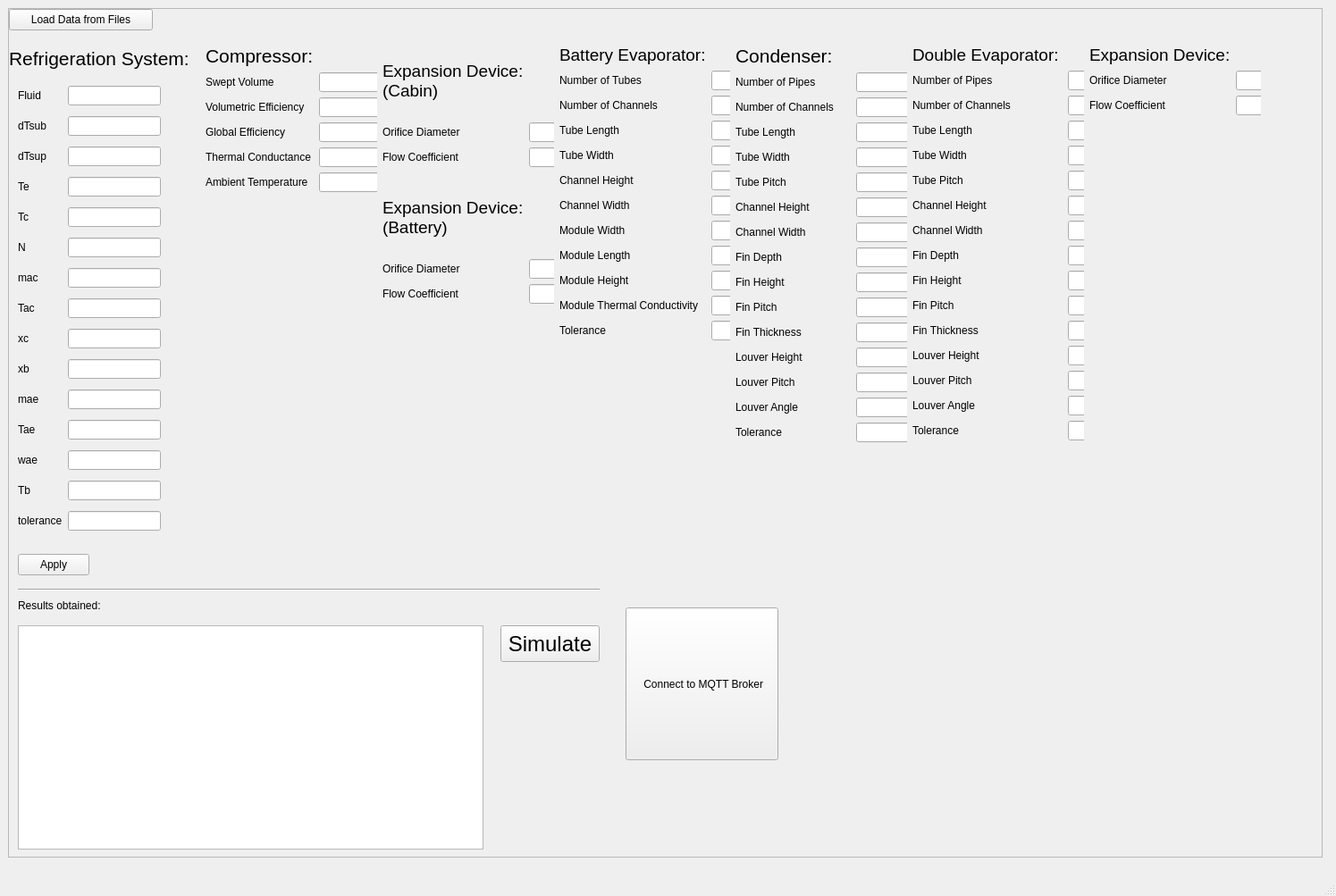
<?xml version="1.0" encoding="UTF-8"?>
<ui version="4.0">
 <class>MainWindow</class>
 <widget class="QMainWindow" name="MainWindow">
  <property name="geometry">
   <rect>
    <x>0</x>
    <y>0</y>
    <width>1495</width>
    <height>1003</height>
   </rect>
  </property>
  <property name="windowTitle">
   <string>MainWindow</string>
  </property>
  <widget class="QWidget" name="centralwidget">
   <widget class="QScrollArea" name="scrollArea">
    <property name="geometry">
     <rect>
      <x>9</x>
      <y>9</y>
      <width>1471</width>
      <height>951</height>
     </rect>
    </property>
    <property name="widgetResizable">
     <bool>true</bool>
    </property>
    <widget class="QWidget" name="scrollAreaWidgetContents">
     <property name="geometry">
      <rect>
       <x>0</x>
       <y>0</y>
       <width>1469</width>
       <height>949</height>
      </rect>
     </property>
     <widget class="QTextEdit" name="resultado">
      <property name="geometry">
       <rect>
        <x>10</x>
        <y>690</y>
        <width>521</width>
        <height>251</height>
       </rect>
      </property>
      <property name="readOnly">
       <bool>true</bool>
      </property>
     </widget>
     <widget class="QLabel" name="label">
      <property name="geometry">
       <rect>
        <x>10</x>
        <y>660</y>
        <width>111</width>
        <height>16</height>
       </rect>
      </property>
      <property name="text">
       <string>Results obtained:</string>
      </property>
     </widget>
     <widget class="QLabel" name="label_17">
      <property name="geometry">
       <rect>
        <x>0</x>
        <y>40</y>
        <width>201</width>
        <height>31</height>
       </rect>
      </property>
      <property name="font">
       <font>
        <pointsize>16</pointsize>
       </font>
      </property>
      <property name="text">
       <string>Refrigeration System:</string>
      </property>
     </widget>
     <widget class="QPushButton" name="simulate">
      <property name="geometry">
       <rect>
        <x>550</x>
        <y>690</y>
        <width>111</width>
        <height>41</height>
       </rect>
      </property>
      <property name="font">
       <font>
        <pointsize>18</pointsize>
       </font>
      </property>
      <property name="text">
       <string>Simulate</string>
      </property>
     </widget>
     <widget class="Line" name="line">
      <property name="geometry">
       <rect>
        <x>10</x>
        <y>640</y>
        <width>651</width>
        <height>21</height>
       </rect>
      </property>
      <property name="orientation">
       <enum>Qt::Orientation::Horizontal</enum>
      </property>
     </widget>
     <widget class="QPushButton" name="apply_data_changes">
      <property name="geometry">
       <rect>
        <x>10</x>
        <y>610</y>
        <width>80</width>
        <height>24</height>
       </rect>
      </property>
      <property name="text">
       <string>Apply</string>
      </property>
     </widget>
     <widget class="QPushButton" name="loadData">
      <property name="geometry">
       <rect>
        <x>0</x>
        <y>0</y>
        <width>161</width>
        <height>24</height>
       </rect>
      </property>
      <property name="text">
       <string>Load Data from Files</string>
      </property>
     </widget>
     <widget class="QWidget" name="gridLayoutWidget">
      <property name="geometry">
       <rect>
        <x>10</x>
        <y>80</y>
        <width>160</width>
        <height>521</height>
       </rect>
      </property>
      <layout class="QGridLayout" name="gridLayout">
       <item row="5" column="0">
        <widget class="QLabel" name="label_7">
         <property name="text">
          <string>N</string>
         </property>
        </widget>
       </item>
       <item row="4" column="1">
        <widget class="QLineEdit" name="refsystem_tc">
         <property name="inputMask">
          <string/>
         </property>
        </widget>
       </item>
       <item row="7" column="0">
        <widget class="QLabel" name="label_9">
         <property name="text">
          <string>Tac</string>
         </property>
        </widget>
       </item>
       <item row="13" column="1">
        <widget class="QLineEdit" name="refsystem_tb"/>
       </item>
       <item row="1" column="0">
        <widget class="QLabel" name="label_3">
         <property name="text">
          <string>dTsub</string>
         </property>
        </widget>
       </item>
       <item row="2" column="1">
        <widget class="QLineEdit" name="refsystem_dtsup">
         <property name="inputMask">
          <string/>
         </property>
        </widget>
       </item>
       <item row="6" column="0">
        <widget class="QLabel" name="label_8">
         <property name="text">
          <string>mac</string>
         </property>
        </widget>
       </item>
       <item row="8" column="0">
        <widget class="QLabel" name="label_10">
         <property name="text">
          <string>xc</string>
         </property>
        </widget>
       </item>
       <item row="11" column="0">
        <widget class="QLabel" name="label_13">
         <property name="text">
          <string>Tae</string>
         </property>
        </widget>
       </item>
       <item row="10" column="1">
        <widget class="QLineEdit" name="refsystem_mae"/>
       </item>
       <item row="4" column="0">
        <widget class="QLabel" name="label_6">
         <property name="text">
          <string>Tc</string>
         </property>
        </widget>
       </item>
       <item row="14" column="0">
        <widget class="QLabel" name="label_16">
         <property name="text">
          <string>tolerance</string>
         </property>
        </widget>
       </item>
       <item row="8" column="1">
        <widget class="QLineEdit" name="refsystem_xc"/>
       </item>
       <item row="6" column="1">
        <widget class="QLineEdit" name="refsystem_mac"/>
       </item>
       <item row="9" column="0">
        <widget class="QLabel" name="label_11">
         <property name="text">
          <string>xb</string>
         </property>
        </widget>
       </item>
       <item row="12" column="0">
        <widget class="QLabel" name="label_14">
         <property name="text">
          <string>wae</string>
         </property>
        </widget>
       </item>
       <item row="1" column="1">
        <widget class="QLineEdit" name="refsystem_dtsub">
         <property name="inputMask">
          <string/>
         </property>
        </widget>
       </item>
       <item row="3" column="1">
        <widget class="QLineEdit" name="refsystem_te">
         <property name="inputMask">
          <string/>
         </property>
        </widget>
       </item>
       <item row="14" column="1">
        <widget class="QLineEdit" name="refsystem_tolerance"/>
       </item>
       <item row="2" column="0">
        <widget class="QLabel" name="label_4">
         <property name="text">
          <string>dTsup</string>
         </property>
        </widget>
       </item>
       <item row="12" column="1">
        <widget class="QLineEdit" name="refsystem_wae"/>
       </item>
       <item row="7" column="1">
        <widget class="QLineEdit" name="refsystem_tac"/>
       </item>
       <item row="3" column="0">
        <widget class="QLabel" name="label_5">
         <property name="text">
          <string>Te</string>
         </property>
        </widget>
       </item>
       <item row="9" column="1">
        <widget class="QLineEdit" name="refsystem_xb"/>
       </item>
       <item row="13" column="0">
        <widget class="QLabel" name="label_15">
         <property name="text">
          <string>Tb</string>
         </property>
        </widget>
       </item>
       <item row="5" column="1">
        <widget class="QLineEdit" name="refsystem_n">
         <property name="inputMask">
          <string/>
         </property>
        </widget>
       </item>
       <item row="0" column="1">
        <widget class="QLineEdit" name="refsystem_fluid"/>
       </item>
       <item row="10" column="0">
        <widget class="QLabel" name="label_12">
         <property name="text">
          <string>mae</string>
         </property>
        </widget>
       </item>
       <item row="11" column="1">
        <widget class="QLineEdit" name="refsystem_tae"/>
       </item>
       <item row="0" column="0">
        <widget class="QLabel" name="label_2">
         <property name="text">
          <string>Fluid</string>
         </property>
        </widget>
       </item>
      </layout>
     </widget>
     <widget class="QWidget" name="horizontalLayoutWidget">
      <property name="geometry">
       <rect>
        <x>220</x>
        <y>40</y>
        <width>1181</width>
        <height>561</height>
       </rect>
      </property>
      <layout class="QHBoxLayout" name="horizontalLayout">
       <item>
        <widget class="QWidget" name="inputs_comp" native="true">
         <property name="sizePolicy">
          <sizepolicy hsizetype="Minimum" vsizetype="Expanding">
           <horstretch>0</horstretch>
           <verstretch>0</verstretch>
          </sizepolicy>
         </property>
         <property name="maximumSize">
          <size>
           <width>201</width>
           <height>16777215</height>
          </size>
         </property>
         <widget class="QWidget" name="layoutWidget">
          <property name="geometry">
           <rect>
            <x>0</x>
            <y>0</y>
            <width>201</width>
            <height>561</height>
           </rect>
          </property>
          <layout class="QGridLayout" name="layout_comp">
           <item row="3" column="1">
            <widget class="QLineEdit" name="comp_globefficiency"/>
           </item>
           <item row="6" column="0">
            <spacer name="verticalSpacer">
             <property name="orientation">
              <enum>Qt::Orientation::Vertical</enum>
             </property>
             <property name="sizeHint" stdset="0">
              <size>
               <width>20</width>
               <height>40</height>
              </size>
             </property>
            </spacer>
           </item>
           <item row="2" column="0">
            <widget class="QLabel" name="label_19">
             <property name="text">
              <string>Volumetric Efficiency</string>
             </property>
            </widget>
           </item>
           <item row="1" column="1">
            <widget class="QLineEdit" name="comp_sweptvol"/>
           </item>
           <item row="2" column="1">
            <widget class="QLineEdit" name="comp_volefficiency"/>
           </item>
           <item row="5" column="0">
            <widget class="QLabel" name="label_22">
             <property name="text">
              <string>Ambient Temperature</string>
             </property>
            </widget>
           </item>
           <item row="4" column="1">
            <widget class="QLineEdit" name="comp_therconduc"/>
           </item>
           <item row="1" column="0">
            <widget class="QLabel" name="label_18">
             <property name="text">
              <string>Swept Volume</string>
             </property>
            </widget>
           </item>
           <item row="5" column="1">
            <widget class="QLineEdit" name="comp_ambtemp"/>
           </item>
           <item row="0" column="0">
            <widget class="QLabel" name="label_66">
             <property name="sizePolicy">
              <sizepolicy hsizetype="Preferred" vsizetype="Fixed">
               <horstretch>0</horstretch>
               <verstretch>0</verstretch>
              </sizepolicy>
             </property>
             <property name="font">
              <font>
               <pointsize>16</pointsize>
              </font>
             </property>
             <property name="text">
              <string>Compressor:</string>
             </property>
            </widget>
           </item>
           <item row="4" column="0">
            <widget class="QLabel" name="label_21">
             <property name="text">
              <string>Thermal Conductance</string>
             </property>
            </widget>
           </item>
           <item row="3" column="0">
            <widget class="QLabel" name="label_20">
             <property name="text">
              <string>Global Efficiency</string>
             </property>
            </widget>
           </item>
          </layout>
         </widget>
        </widget>
       </item>
       <item>
        <widget class="QWidget" name="inputs_all_expdev" native="true">
         <property name="maximumSize">
          <size>
           <width>200</width>
           <height>16777215</height>
          </size>
         </property>
         <widget class="QWidget" name="gridLayoutWidget_2">
          <property name="geometry">
           <rect>
            <x>0</x>
            <y>0</y>
            <width>231</width>
            <height>290</height>
           </rect>
          </property>
          <layout class="QGridLayout" name="layout_all_expdev">
           <property name="horizontalSpacing">
            <number>6</number>
           </property>
           <item row="0" column="0">
            <widget class="QLabel" name="label_71">
             <property name="font">
              <font>
               <pointsize>14</pointsize>
              </font>
             </property>
             <property name="text">
              <string>Expansion Device:
(Cabin)</string>
             </property>
            </widget>
           </item>
           <item row="1" column="0">
            <widget class="QLabel" name="label_72">
             <property name="text">
              <string>Orifice Diameter</string>
             </property>
            </widget>
           </item>
           <item row="3" column="0">
            <spacer name="verticalSpacer_6">
             <property name="orientation">
              <enum>Qt::Orientation::Vertical</enum>
             </property>
             <property name="sizeType">
              <enum>QSizePolicy::Policy::Minimum</enum>
             </property>
             <property name="sizeHint" stdset="0">
              <size>
               <width>20</width>
               <height>10</height>
              </size>
             </property>
            </spacer>
           </item>
           <item row="2" column="0">
            <widget class="QLabel" name="label_73">
             <property name="text">
              <string>Flow Coefficient</string>
             </property>
            </widget>
           </item>
           <item row="2" column="1">
            <widget class="QLineEdit" name="cabexpdev_flowcoeff"/>
           </item>
           <item row="4" column="0">
            <widget class="QLabel" name="label_74">
             <property name="font">
              <font>
               <pointsize>14</pointsize>
              </font>
             </property>
             <property name="text">
              <string>Expansion Device:
(Battery)</string>
             </property>
            </widget>
           </item>
           <item row="1" column="1">
            <widget class="QLineEdit" name="cabexpdev_oridiameter"/>
           </item>
           <item row="5" column="0">
            <widget class="QLabel" name="label_75">
             <property name="text">
              <string>Orifice Diameter</string>
             </property>
            </widget>
           </item>
           <item row="6" column="0">
            <widget class="QLabel" name="label_76">
             <property name="text">
              <string>Flow Coefficient</string>
             </property>
            </widget>
           </item>
           <item row="5" column="1">
            <widget class="QLineEdit" name="batexpdev_oridiameter"/>
           </item>
           <item row="6" column="1">
            <widget class="QLineEdit" name="batexpdev_flowcoeff"/>
           </item>
          </layout>
         </widget>
        </widget>
       </item>
       <item>
        <widget class="QWidget" name="inputs_batevap" native="true">
         <property name="maximumSize">
          <size>
           <width>241</width>
           <height>16777215</height>
          </size>
         </property>
         <widget class="QWidget" name="layoutWidget">
          <property name="geometry">
           <rect>
            <x>0</x>
            <y>0</y>
            <width>241</width>
            <height>561</height>
           </rect>
          </property>
          <layout class="QGridLayout" name="layout_batevap">
           <item row="5" column="0">
            <widget class="QLabel" name="label_29">
             <property name="text">
              <string>Channel Height</string>
             </property>
            </widget>
           </item>
           <item row="10" column="0">
            <widget class="QLabel" name="label_34">
             <property name="text">
              <string>Module Thermal Conductivity</string>
             </property>
            </widget>
           </item>
           <item row="3" column="1">
            <widget class="QLineEdit" name="batevap_tubelength"/>
           </item>
           <item row="2" column="1">
            <widget class="QLineEdit" name="batevap_numchannels"/>
           </item>
           <item row="8" column="1">
            <widget class="QLineEdit" name="batevap_modlength"/>
           </item>
           <item row="4" column="0">
            <widget class="QLabel" name="label_28">
             <property name="text">
              <string>Tube Width</string>
             </property>
            </widget>
           </item>
           <item row="2" column="0">
            <widget class="QLabel" name="label_26">
             <property name="text">
              <string>Number of Channels</string>
             </property>
            </widget>
           </item>
           <item row="12" column="0">
            <spacer name="verticalSpacer_3">
             <property name="orientation">
              <enum>Qt::Orientation::Vertical</enum>
             </property>
             <property name="sizeHint" stdset="0">
              <size>
               <width>20</width>
               <height>40</height>
              </size>
             </property>
            </spacer>
           </item>
           <item row="4" column="1">
            <widget class="QLineEdit" name="batevap_tubewidth"/>
           </item>
           <item row="1" column="1">
            <widget class="QLineEdit" name="batevap_numtubes">
             <property name="text">
              <string/>
             </property>
             <property name="readOnly">
              <bool>true</bool>
             </property>
            </widget>
           </item>
           <item row="7" column="1">
            <widget class="QLineEdit" name="batevap_modwidth"/>
           </item>
           <item row="10" column="1">
            <widget class="QLineEdit" name="batevap_modtherconductivity"/>
           </item>
           <item row="0" column="0">
            <widget class="QLabel" name="label_68">
             <property name="sizePolicy">
              <sizepolicy hsizetype="Preferred" vsizetype="Fixed">
               <horstretch>0</horstretch>
               <verstretch>0</verstretch>
              </sizepolicy>
             </property>
             <property name="font">
              <font>
               <pointsize>14</pointsize>
              </font>
             </property>
             <property name="text">
              <string>Battery Evaporator:</string>
             </property>
            </widget>
           </item>
           <item row="9" column="0">
            <widget class="QLabel" name="label_33">
             <property name="text">
              <string>Module Height</string>
             </property>
            </widget>
           </item>
           <item row="11" column="1">
            <widget class="QLineEdit" name="batevap_tolerance"/>
           </item>
           <item row="1" column="0">
            <widget class="QLabel" name="label_25">
             <property name="text">
              <string>Number of Tubes</string>
             </property>
            </widget>
           </item>
           <item row="6" column="0">
            <widget class="QLabel" name="label_30">
             <property name="text">
              <string>Channel Width</string>
             </property>
            </widget>
           </item>
           <item row="5" column="1">
            <widget class="QLineEdit" name="batevap_chanheight"/>
           </item>
           <item row="3" column="0">
            <widget class="QLabel" name="label_27">
             <property name="text">
              <string>Tube Length</string>
             </property>
            </widget>
           </item>
           <item row="8" column="0">
            <widget class="QLabel" name="label_32">
             <property name="text">
              <string>Module Length</string>
             </property>
            </widget>
           </item>
           <item row="11" column="0">
            <widget class="QLabel" name="label_35">
             <property name="text">
              <string>Tolerance</string>
             </property>
            </widget>
           </item>
           <item row="6" column="1">
            <widget class="QLineEdit" name="batevap_chanwidth"/>
           </item>
           <item row="7" column="0">
            <widget class="QLabel" name="label_31">
             <property name="text">
              <string>Module Width</string>
             </property>
            </widget>
           </item>
           <item row="9" column="1">
            <widget class="QLineEdit" name="batevap_modheight"/>
           </item>
          </layout>
         </widget>
        </widget>
       </item>
       <item>
        <widget class="QWidget" name="inputs_cond" native="true">
         <property name="maximumSize">
          <size>
           <width>211</width>
           <height>16777215</height>
          </size>
         </property>
         <widget class="QWidget" name="layoutWidget">
          <property name="geometry">
           <rect>
            <x>0</x>
            <y>0</y>
            <width>198</width>
            <height>570</height>
           </rect>
          </property>
          <layout class="QGridLayout" name="layout_cond">
           <property name="horizontalSpacing">
            <number>25</number>
           </property>
           <item row="1" column="1">
            <widget class="QLineEdit" name="cond_numtubes">
             <property name="readOnly">
              <bool>true</bool>
             </property>
            </widget>
           </item>
           <item row="10" column="1">
            <widget class="QLineEdit" name="cond_finpitch"/>
           </item>
           <item row="7" column="0">
            <widget class="QLabel" name="label_42">
             <property name="text">
              <string>Channel Width</string>
             </property>
            </widget>
           </item>
           <item row="14" column="0">
            <widget class="QLabel" name="label_49">
             <property name="text">
              <string>Louver Angle</string>
             </property>
            </widget>
           </item>
           <item row="13" column="0">
            <widget class="QLabel" name="label_48">
             <property name="text">
              <string>Louver Pitch</string>
             </property>
            </widget>
           </item>
           <item row="8" column="0">
            <widget class="QLabel" name="label_43">
             <property name="text">
              <string>Fin Depth</string>
             </property>
            </widget>
           </item>
           <item row="6" column="0">
            <widget class="QLabel" name="label_41">
             <property name="text">
              <string>Channel Height</string>
             </property>
            </widget>
           </item>
           <item row="1" column="0">
            <widget class="QLabel" name="label_36">
             <property name="text">
              <string>Number of Pipes</string>
             </property>
            </widget>
           </item>
           <item row="6" column="1">
            <widget class="QLineEdit" name="cond_chanheight"/>
           </item>
           <item row="9" column="0">
            <widget class="QLabel" name="label_44">
             <property name="text">
              <string>Fin Height</string>
             </property>
            </widget>
           </item>
           <item row="15" column="1">
            <widget class="QLineEdit" name="cond_tolerance"/>
           </item>
           <item row="4" column="1">
            <widget class="QLineEdit" name="cond_tubewidth"/>
           </item>
           <item row="3" column="0">
            <widget class="QLabel" name="label_38">
             <property name="text">
              <string>Tube Length</string>
             </property>
            </widget>
           </item>
           <item row="0" column="0">
            <widget class="QLabel" name="label_69">
             <property name="sizePolicy">
              <sizepolicy hsizetype="Preferred" vsizetype="Fixed">
               <horstretch>0</horstretch>
               <verstretch>0</verstretch>
              </sizepolicy>
             </property>
             <property name="font">
              <font>
               <pointsize>16</pointsize>
              </font>
             </property>
             <property name="text">
              <string>Condenser:</string>
             </property>
            </widget>
           </item>
           <item row="5" column="1">
            <widget class="QLineEdit" name="cond_tubepitch"/>
           </item>
           <item row="10" column="0">
            <widget class="QLabel" name="label_45">
             <property name="text">
              <string>Fin Pitch</string>
             </property>
            </widget>
           </item>
           <item row="3" column="1">
            <widget class="QLineEdit" name="cond_tubelength"/>
           </item>
           <item row="5" column="0">
            <widget class="QLabel" name="label_40">
             <property name="text">
              <string>Tube Pitch</string>
             </property>
            </widget>
           </item>
           <item row="12" column="1">
            <widget class="QLineEdit" name="cond_louverheight"/>
           </item>
           <item row="8" column="1">
            <widget class="QLineEdit" name="cond_findepth"/>
           </item>
           <item row="12" column="0">
            <widget class="QLabel" name="label_47">
             <property name="text">
              <string>Louver Height</string>
             </property>
            </widget>
           </item>
           <item row="14" column="1">
            <widget class="QLineEdit" name="cond_louverangle"/>
           </item>
           <item row="13" column="1">
            <widget class="QLineEdit" name="cond_louverpitch"/>
           </item>
           <item row="4" column="0">
            <widget class="QLabel" name="label_39">
             <property name="text">
              <string>Tube Width</string>
             </property>
            </widget>
           </item>
           <item row="7" column="1">
            <widget class="QLineEdit" name="cond_chanwidth"/>
           </item>
           <item row="15" column="0">
            <widget class="QLabel" name="label_50">
             <property name="text">
              <string>Tolerance</string>
             </property>
            </widget>
           </item>
           <item row="11" column="1">
            <widget class="QLineEdit" name="cond_finthick"/>
           </item>
           <item row="2" column="1">
            <widget class="QLineEdit" name="cond_numchannels"/>
           </item>
           <item row="11" column="0">
            <widget class="QLabel" name="label_46">
             <property name="text">
              <string>Fin Thickness</string>
             </property>
            </widget>
           </item>
           <item row="9" column="1">
            <widget class="QLineEdit" name="cond_finheight"/>
           </item>
           <item row="2" column="0">
            <widget class="QLabel" name="label_37">
             <property name="text">
              <string>Number of Channels</string>
             </property>
            </widget>
           </item>
           <item row="16" column="1">
            <spacer name="verticalSpacer_4">
             <property name="orientation">
              <enum>Qt::Orientation::Vertical</enum>
             </property>
             <property name="sizeHint" stdset="0">
              <size>
               <width>20</width>
               <height>40</height>
              </size>
             </property>
            </spacer>
           </item>
          </layout>
         </widget>
        </widget>
       </item>
       <item>
        <widget class="QWidget" name="inputs_doubevap" native="true">
         <property name="maximumSize">
          <size>
           <width>250</width>
           <height>16777215</height>
          </size>
         </property>
         <widget class="QWidget" name="layoutWidget">
          <property name="geometry">
           <rect>
            <x>0</x>
            <y>0</y>
            <width>244</width>
            <height>565</height>
           </rect>
          </property>
          <layout class="QGridLayout" name="layout_doubevap">
           <property name="horizontalSpacing">
            <number>10</number>
           </property>
           <item row="1" column="0">
            <widget class="QLabel" name="label_51">
             <property name="text">
              <string>Number of Pipes</string>
             </property>
            </widget>
           </item>
           <item row="1" column="1">
            <widget class="QLineEdit" name="doubevap_numtubes">
             <property name="readOnly">
              <bool>true</bool>
             </property>
            </widget>
           </item>
           <item row="8" column="0">
            <widget class="QLabel" name="label_58">
             <property name="text">
              <string>Fin Depth</string>
             </property>
            </widget>
           </item>
           <item row="12" column="1">
            <widget class="QLineEdit" name="doubevap_louverheight"/>
           </item>
           <item row="0" column="0">
            <widget class="QLabel" name="label_70">
             <property name="sizePolicy">
              <sizepolicy hsizetype="Preferred" vsizetype="Fixed">
               <horstretch>0</horstretch>
               <verstretch>0</verstretch>
              </sizepolicy>
             </property>
             <property name="font">
              <font>
               <pointsize>14</pointsize>
              </font>
             </property>
             <property name="text">
              <string>Double Evaporator:</string>
             </property>
            </widget>
           </item>
           <item row="12" column="0">
            <widget class="QLabel" name="label_62">
             <property name="text">
              <string>Louver Height</string>
             </property>
            </widget>
           </item>
           <item row="13" column="0">
            <widget class="QLabel" name="label_63">
             <property name="text">
              <string>Louver Pitch</string>
             </property>
            </widget>
           </item>
           <item row="6" column="0">
            <widget class="QLabel" name="label_56">
             <property name="text">
              <string>Channel Height</string>
             </property>
            </widget>
           </item>
           <item row="14" column="0">
            <widget class="QLabel" name="label_64">
             <property name="text">
              <string>Louver Angle</string>
             </property>
            </widget>
           </item>
           <item row="4" column="0">
            <widget class="QLabel" name="label_54">
             <property name="text">
              <string>Tube Width</string>
             </property>
            </widget>
           </item>
           <item row="7" column="0">
            <widget class="QLabel" name="label_57">
             <property name="text">
              <string>Channel Width</string>
             </property>
            </widget>
           </item>
           <item row="4" column="1">
            <widget class="QLineEdit" name="doubevap_tubewidth"/>
           </item>
           <item row="13" column="1">
            <widget class="QLineEdit" name="doubevap_louverpitch"/>
           </item>
           <item row="2" column="1">
            <widget class="QLineEdit" name="doubevap_numchannels"/>
           </item>
           <item row="2" column="0">
            <widget class="QLabel" name="label_52">
             <property name="text">
              <string>Number of Channels</string>
             </property>
            </widget>
           </item>
           <item row="15" column="0">
            <widget class="QLabel" name="label_65">
             <property name="text">
              <string>Tolerance</string>
             </property>
            </widget>
           </item>
           <item row="9" column="1">
            <widget class="QLineEdit" name="doubevap_finheight"/>
           </item>
           <item row="5" column="1">
            <widget class="QLineEdit" name="doubevap_tubepitch"/>
           </item>
           <item row="8" column="1">
            <widget class="QLineEdit" name="doubevap_findepth"/>
           </item>
           <item row="9" column="0">
            <widget class="QLabel" name="label_59">
             <property name="text">
              <string>Fin Height</string>
             </property>
            </widget>
           </item>
           <item row="6" column="1">
            <widget class="QLineEdit" name="doubevap_chanheight"/>
           </item>
           <item row="11" column="1">
            <widget class="QLineEdit" name="doubevap_finthick"/>
           </item>
           <item row="15" column="1">
            <widget class="QLineEdit" name="doubevap_tolerance"/>
           </item>
           <item row="10" column="0">
            <widget class="QLabel" name="label_60">
             <property name="text">
              <string>Fin Pitch</string>
             </property>
            </widget>
           </item>
           <item row="3" column="1">
            <widget class="QLineEdit" name="doubevap_tubelength"/>
           </item>
           <item row="3" column="0">
            <widget class="QLabel" name="label_53">
             <property name="text">
              <string>Tube Length</string>
             </property>
            </widget>
           </item>
           <item row="10" column="1">
            <widget class="QLineEdit" name="doubevap_finpitch"/>
           </item>
           <item row="11" column="0">
            <widget class="QLabel" name="label_61">
             <property name="text">
              <string>Fin Thickness</string>
             </property>
            </widget>
           </item>
           <item row="14" column="1">
            <widget class="QLineEdit" name="doubevap_louverangle"/>
           </item>
           <item row="5" column="0">
            <widget class="QLabel" name="label_55">
             <property name="text">
              <string>Tube Pitch</string>
             </property>
            </widget>
           </item>
           <item row="7" column="1">
            <widget class="QLineEdit" name="doubevap_chanwidth"/>
           </item>
           <item row="16" column="0">
            <spacer name="verticalSpacer_5">
             <property name="orientation">
              <enum>Qt::Orientation::Vertical</enum>
             </property>
             <property name="sizeHint" stdset="0">
              <size>
               <width>20</width>
               <height>40</height>
              </size>
             </property>
            </spacer>
           </item>
          </layout>
         </widget>
        </widget>
       </item>
       <item>
        <widget class="QWidget" name="inputs_expdev" native="true">
         <property name="maximumSize">
          <size>
           <width>231</width>
           <height>16777215</height>
          </size>
         </property>
         <widget class="QWidget" name="layoutWidget">
          <property name="geometry">
           <rect>
            <x>0</x>
            <y>0</y>
            <width>231</width>
            <height>561</height>
           </rect>
          </property>
          <layout class="QGridLayout" name="layout_expdev">
           <property name="horizontalSpacing">
            <number>6</number>
           </property>
           <item row="2" column="1">
            <widget class="QLineEdit" name="expdev_flowcoeff"/>
           </item>
           <item row="1" column="1">
            <widget class="QLineEdit" name="expdev_oridiameter"/>
           </item>
           <item row="1" column="0">
            <widget class="QLabel" name="label_23">
             <property name="text">
              <string>Orifice Diameter</string>
             </property>
            </widget>
           </item>
           <item row="3" column="0">
            <spacer name="verticalSpacer_2">
             <property name="orientation">
              <enum>Qt::Orientation::Vertical</enum>
             </property>
             <property name="sizeHint" stdset="0">
              <size>
               <width>20</width>
               <height>40</height>
              </size>
             </property>
            </spacer>
           </item>
           <item row="2" column="0">
            <widget class="QLabel" name="label_24">
             <property name="text">
              <string>Flow Coefficient</string>
             </property>
            </widget>
           </item>
           <item row="0" column="0">
            <widget class="QLabel" name="label_67">
             <property name="sizePolicy">
              <sizepolicy hsizetype="Preferred" vsizetype="Fixed">
               <horstretch>0</horstretch>
               <verstretch>0</verstretch>
              </sizepolicy>
             </property>
             <property name="font">
              <font>
               <pointsize>14</pointsize>
              </font>
             </property>
             <property name="text">
              <string>Expansion Device:</string>
             </property>
            </widget>
           </item>
          </layout>
         </widget>
        </widget>
       </item>
      </layout>
     </widget>
     <widget class="QPushButton" name="btnConnectMqtt">
      <property name="geometry">
       <rect>
        <x>690</x>
        <y>670</y>
        <width>171</width>
        <height>171</height>
       </rect>
      </property>
      <property name="text">
       <string> Connect to MQTT Broker</string>
      </property>
     </widget>
    </widget>
   </widget>
  </widget>
  <widget class="QMenuBar" name="menubar">
   <property name="geometry">
    <rect>
     <x>0</x>
     <y>0</y>
     <width>1495</width>
     <height>25</height>
    </rect>
   </property>
  </widget>
  <widget class="QStatusBar" name="statusbar"/>
 </widget>
 <resources/>
 <connections/>
</ui>
